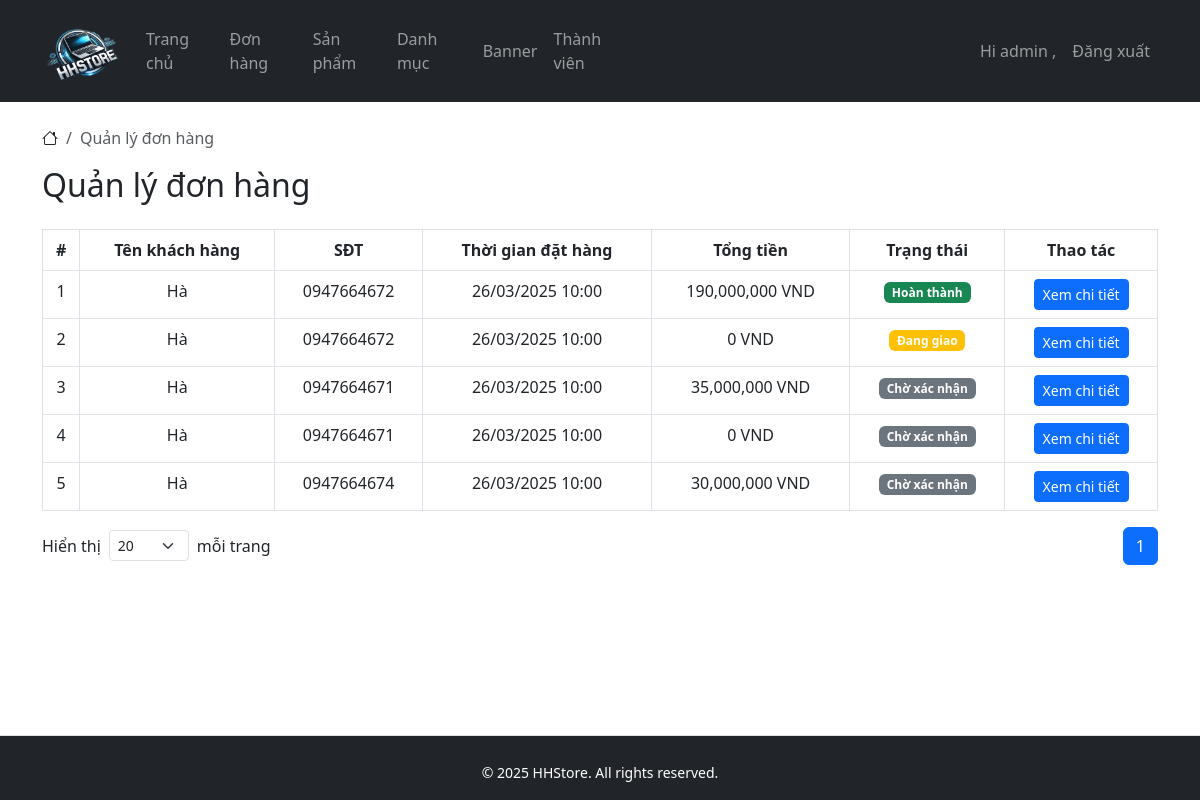
Before: /?controller=admin&action=orderList (signed in) with the older database file.
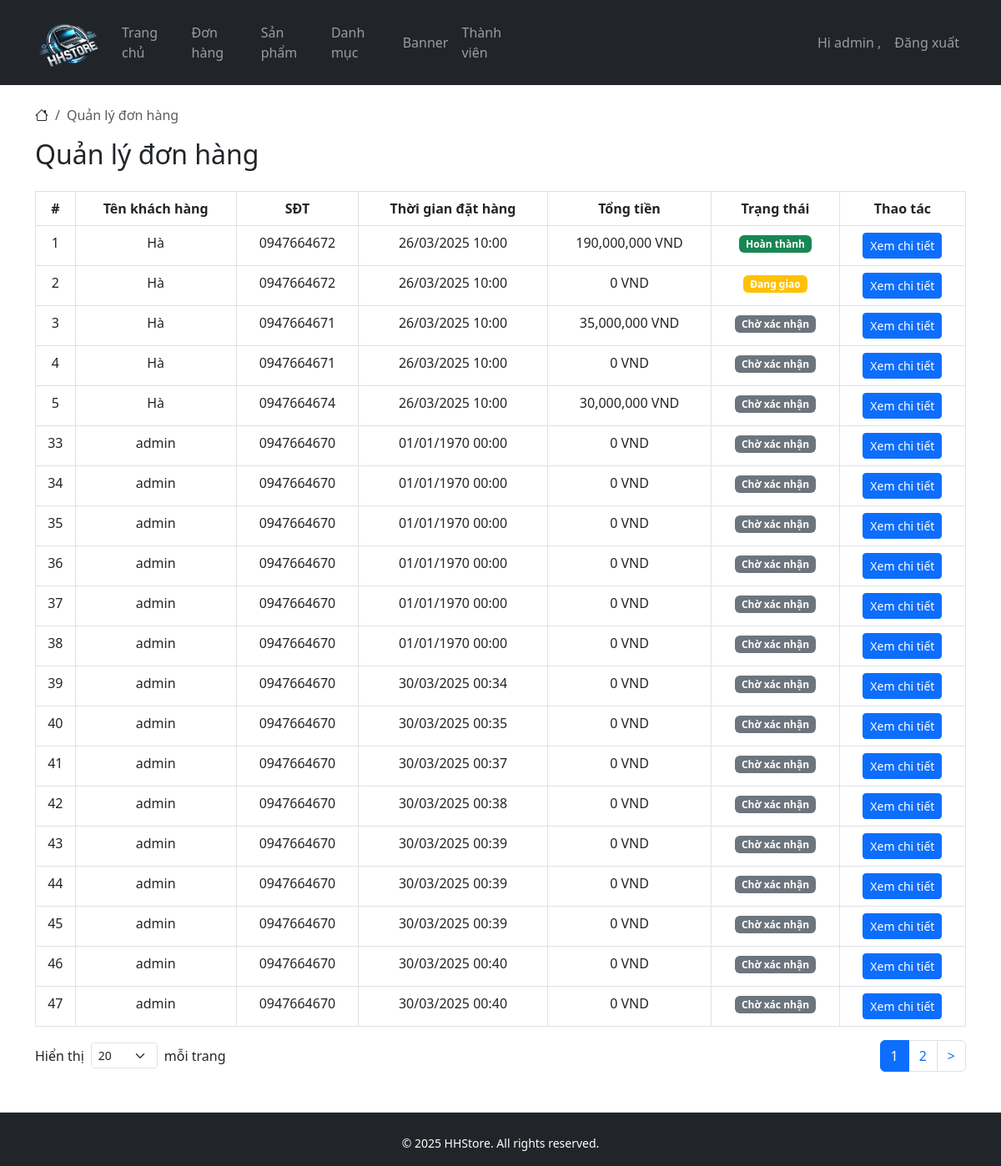
After: the same page with the newer database file.
### tables this page shows
CREATE TABLE `orders` (
  `id` int(11) NOT NULL AUTO_INCREMENT,
  `customer_name` varchar(100) DEFAULT NULL,
  `address` varchar(255) DEFAULT NULL,
  `total_amount` int(11) DEFAULT NULL,
  `phone` varchar(10) DEFAULT NULL,
  `user_id` int(11) DEFAULT NULL,
  `created_at` datetime DEFAULT NULL,
  `status` enum('Chờ xác nhận','Đang giao','Hoàn thành','Đã huỷ') DEFAULT 'Chờ xác nhận',
  PRIMARY KEY (`id`)
);

### core/Controller.php (called while the page is built, shortened)
<?php
class Controller
{
    public function model($model)
    {
        return new $model();
    }
    public function view($view, $data = [])
    {
        require_once "../app/views/layouts/main.php";
    }
}

### app/controllers/AdminController.php (called while the page is built, shortened)
<?php
class AdminController extends Controller
{
    private array $toast;
    public function __construct()
    {
        $this->toast = [];
    }
    public function orderList()
    {
        $keyword = $_GET['keyword'] ?? '';
        $page = $_GET['page'] ?? 1;
        $perPage = $_GET['perPage'] ?? 20;
        $orderModel = $this->model('Order');
        $orders = $orderModel->searchOrder($keyword, $perPage, ($page - 1) * $perPage);
        $total = $orderModel->countOrder($keyword);
        $page = $_GET['page'] ?? 1;
        $perPage = $_GET['perPage'] ?? 20;
        $this->view('admin/order/index', [
            'orders' => $orders,
            'current_page' => $page,
            'total' => $total,
            'total_pages' => ceil($total / $perPage),
            'toast' => $this->toast
        ]);
    }
}

### public/index.php (called while the page is built, shortened)
<?php
require_once '../core/Router.php';
require_once '../core/Controller.php';
require_once '../core/Model.php';
$url = isset($_GET['url']) ? $_GET['url'] : '';
$router = new Router();
$router->route($url);

### core/Model.php (called while the page is built, shortened)
<?php
class Model {
    public function __construct() {
        $pdo = new PDO("mysql:host=" . DB_HOST . ";dbname=" . DB_NAME, DB_USER, DB_PASS);
        $pdo->setAttribute(PDO::ATTR_ERRMODE, PDO::ERRMODE_EXCEPTION);
        $this->db = $pdo;
    }
}

### app/models/Order.php (called while the page is built, shortened)
<?php
class Order extends Model
{
    public function searchOrder($keyword, int $limit = 20, int $offset = 0)
    {
        $query = "SELECT orders.*, users.username, users.phone as user_pnone FROM orders
            LEFT JOIN users ON orders.user_id = users.id";
        $bindings = [];
        $query .= " LIMIT $limit OFFSET $offset";
        $stmt = $this->db->prepare($query);
        $stmt->execute($bindings);
        return $stmt->fetchAll(PDO::FETCH_ASSOC);
    }
}

### app/views/admin/order/index.php (the view, shortened to what this page needs)
<nav aria-label="breadcrumb">
    <ol class="breadcrumb">
        <li class="breadcrumb-item"><i class="bi bi-house"></i></li>
        <li class="breadcrumb-item active" aria-current="page">Quản lý đơn hàng</li>
    </ol>
</nav>
<h2 class="mb-4">Quản lý đơn hàng</h2>
<?php if (empty($data['orders'])): ?>
    <p class="text-muted">Hiện chưa có đơn hàng nào.</p>
<?php else: ?>
    <table class="table table-bordered">
        <thead>
        <tr class="text-center">
            <th>#</th>
            <th>Tên khách hàng</th>
            <th>SĐT</th>
            <th>Thời gian đặt hàng</th>
            <th>Tổng tiền</th>
            <th>Trạng thái</th>
            <th>Thao tác</th>
        </tr>
        </thead>
        <tbody class="text-center">
        <?php foreach ($data['orders'] as $order): ?>
            <tr>
                <td><?= $order['id'] ?></td>
                <td><?= $order['customer_name'] ?? 'N/A' ?></td>
                <td><?= $order['phone'] ?? 'N/A' ?></td>
                <td><?= date('d/m/Y H:i', strtotime($order['created_at'])) ?></td>
                <td><?= number_format($order['total_amount']) ?> VND</td>
                <td>
                        <span class="badge bg-<?= $order['status'] === 'Đang giao' ? 'warning' : ($order['status'] === 'Hoàn thành' ? 'success' : 'secondary') ?>">
                            <?= ucfirst($order['status']) ?>
                        </span>
                </td>
                <td>
                    <a href="?controller=admin&action=orderDetails&id=<?= $order['id'] ?>" class="btn btn-sm btn-primary">Xem chi tiết</a>
                </td>
            </tr>
        <?php endforeach; ?>
        </tbody>
    </table>
<?php endif; ?>
<nav class="d-flex justify-content-between align-items-center">
    <div class="d-flex align-items-center">
        <span class="me-2">Hiển thị</span>
        <select style="width: 80px; font-size: 0.875rem;" class="form-select form-select-sm" form="formFilter" aria-label="Số lượng sản phẩm mỗi trang" name="per_page">
            <option value="20" <?= ($_GET['per_page'] ?? 20) == 20 ? 'selected' : '' ?>>20</option>
        </select>
        <span class="ms-2">mỗi trang</span>
    </div>
    <ul class="pagination justify-content-end mb-0">
        <?php for ($i = 1; $i <= $data['total_pages']; $i++): ?>
            <li class="page-item <?= ($i == $data['current_page']) ? 'active' : '' ?>">
                <a class="page-link" href="?controller=admin&action=orderList&page=<?= $i ?>"><?= $i ?></a>
            </li>
        <?php endfor; ?>
        <?php if ($data['current_page'] < $data['total_pages']): ?>
            <li class="page-item">
                <a class="page-link" href="?controller=admin&action=orderList&page=<?= $data['current_page'] + 1 ?>" aria-label="Next">
                    &gt;
                </a>
            </li>
        <?php endif; ?>
    </ul>
</nav>

### core/Router.php (shortened to what this page needs)
<?php
class Router {
    public function route() {
        $controller = isset($_GET['controller']) ? $_GET['controller'] : 'home';
        $action = isset($_GET['action']) ? $_GET['action'] : 'index';
        $controllerName = ucfirst($controller) . 'Controller';
        $controllerFile = '../app/controllers/' . $controllerName . '.php';
        if (file_exists($controllerFile)) {
            $controllerObj = new $controllerName();
            if (method_exists($controllerObj, $action)) {
                $controllerObj->$action();
            } else {
                $view = '404';
                $data = [];
                require_once '../app/views/layouts/main.php';
            }
        } else {
            $view = '404';
            $data = [];
            require_once '../app/views/layouts/main.php';
        }
    }
}

### app/views/layouts/main.php (shortened to what this page needs)
<!DOCTYPE html>
<html lang="en">
<head>
    <link href="https://cdn.jsdelivr.net/npm/bootstrap@5.3.0/dist/css/bootstrap.min.css" rel="stylesheet">
    <link href="https://cdn.jsdelivr.net/npm/bootstrap-icons@1.10.5/font/bootstrap-icons.css" rel="stylesheet">
    <link rel="stylesheet" href="assets/css/style.css">
</head>
<body>
<nav class="navbar navbar-expand-lg navbar-dark bg-dark mb-4">
    <div class="container">
        <a class="navbar-brand" href="index.php">
            <img width="80px" src="assets/images/logo.png" alt="">
        </a>
        <div class="row">
            <div class="col">
                <div class="collapse navbar-collapse">
                    <?php if (isset($_SESSION['user']) && $_SESSION['user']['role'] == 'admin'): ?>
                        <ul class="navbar-nav align-items-center">
                            <li class="nav-item"><a class="nav-link" href="?controller=admin&action=index">Trang chủ</a>
                            </li>
                            <li class="nav-item"><a class="nav-link" href="?controller=admin&action=orderList">Đơn
                                    hàng</a></li>
                            <li class="nav-item"><a class="nav-link" href="?controller=admin&action=productList">Sản
                                    phẩm</a>
                            </li>
                            <li class="nav-item"><a class="nav-link" href="?controller=admin&action=categoryList">Danh
                                    mục</a>
                            </li>
                            <li class="nav-item"><a class="nav-link" href="?controller=banner&action=index">Banner</a>
                            </li>
                            <li class="nav-item"><a class="nav-link" href="?controller=user&action=search">Thành
                                    viên</a></li>
                        </ul>
                    <?php endif; ?>
                </div>
            </div>
        </div>
        <ul class="navbar-nav align-items-center w-50 text-end justify-content-end">
            <?php if (isset($_SESSION['user'])): ?>
                <li class="nav-item"><a class="nav-link"
                                        href="?controller=user&action=profile">Hi <?= $_SESSION['user']['username'] ?>
                        ,</a></li>
                <li class="nav-item"><a class="nav-link" href="?controller=user&action=logout">Đăng xuất</a>
                </li>
            <?php endif; ?>
        </ul>
    </div>
</nav>
<div class="container">
    <?php require_once "../app/views/$view.php"; ?>
</div>
<footer class="mt-5 pt-4 pb-3 border-top bg-dark text-white">
    <div class="container">
        <div class="text-center">
            <small>&copy; <?= date('Y') ?> HHStore. All rights reserved.</small>
        </div>
    </div>
</footer>
</body>
</html>

### public/assets/css/style.css (style rules this page uses)
html, body { height: 100%; }
body { display: flex; flex-direction: column; }
.container { flex: 1; }

Changed rows visible on the page:
added orders: id "33", customer_name "admin", phone "0947664670", created_at "01/01/1970 00:00", total_amount "0", status "Chờ xác nhận"
added orders: id "34", customer_name "admin", phone "0947664670", created_at "01/01/1970 00:00", total_amount "0", status "Chờ xác nhận"
added orders: id "35", customer_name "admin", phone "0947664670", created_at "01/01/1970 00:00", total_amount "0", status "Chờ xác nhận"
added orders: id "36", customer_name "admin", phone "0947664670", created_at "01/01/1970 00:00", total_amount "0", status "Chờ xác nhận"
added orders: id "37", customer_name "admin", phone "0947664670", created_at "01/01/1970 00:00", total_amount "0", status "Chờ xác nhận"
added orders: id "38", customer_name "admin", phone "0947664670", created_at "01/01/1970 00:00", total_amount "0", status "Chờ xác nhận"
added orders: id "39", customer_name "admin", phone "0947664670", created_at "30/03/2025 00:34", total_amount "0", status "Chờ xác nhận"
added orders: id "40", customer_name "admin", phone "0947664670", created_at "30/03/2025 00:35", total_amount "0", status "Chờ xác nhận"
added orders: id "41", customer_name "admin", phone "0947664670", created_at "30/03/2025 00:37", total_amount "0", status "Chờ xác nhận"
added orders: id "42", customer_name "admin", phone "0947664670", created_at "30/03/2025 00:38", total_amount "0", status "Chờ xác nhận"
added orders: id "43", customer_name "admin", phone "0947664670", created_at "30/03/2025 00:39", total_amount "0", status "Chờ xác nhận"
added orders: id "44", customer_name "admin", phone "0947664670", created_at "30/03/2025 00:39", total_amount "0", status "Chờ xác nhận"
added orders: id "45", customer_name "admin", phone "0947664670", created_at "30/03/2025 00:39", total_amount "0", status "Chờ xác nhận"
added orders: id "46", customer_name "admin", phone "0947664670", created_at "30/03/2025 00:40", total_amount "0", status "Chờ xác nhận"
added orders: id "47", customer_name "admin", phone "0947664670", created_at "30/03/2025 00:40", total_amount "0", status "Chờ xác nhận"
Other visible differences:
new list line: "2"
